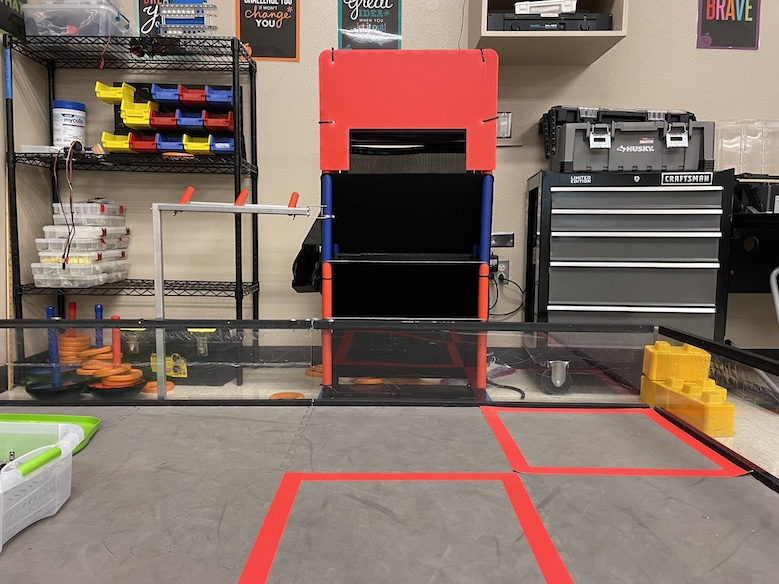
#> input picture red_goal.jpg, 779 x 584 px, given in place of IMG_1190.mov, which was not available
$ python main.py
#> lines starting #> are read from the running program, lines starting #| are printed output that depends on the picture; after the words box and inside, x2 and y2 are one past the last pixel; in counts of white or black regions, pixels touching at a corner belong together; pictures that were not available may be replaced by others from this repository, and a replacement may not be noted
import math
import time
from collections import deque
import cv2
import imutils
import numpy as np


def nothing(c):
    pass


class CVPipeline:
    red_lower_1 = (0, 120, 70)
    red_upper_1 = (10, 255, 255)

    red_lower_2 = (170, 120, 70)
    red_upper_2 = (180, 255, 255)

    blue_lower = (75, 40, 80)
    blue_upper = (120, 255, 255)

    edge_lower = 0
    edge_upper = 1

    text_color = (255, 255, 255)  # White
    vis_color = (0, 255, 0)  # Green
    contrails_color = (255, 0, 0)  # Blue
    pts = deque(maxlen=64)

    wnd = "Result"
    blur = 20
    iterations = 2
    scale = 100
    epsilon = 10
    visualization = 0
    steps = 0
    fps = 0
    zoom = 0

    ps_mask = None

    def __init__(self):
        self.create_trackbars()

    @staticmethod
    def get_mask_for_color(img, ranges, iterations):
        kernel_size = 3
        result_mask = None
        for pair in ranges:
            mask = cv2.inRange(img, pair[0], pair[1])
            mask = cv2.erode(mask, cv2.getStructuringElement(cv2.MORPH_CROSS, (kernel_size, kernel_size), (int(kernel_size/2), int(kernel_size/2))), iterations=iterations)
            mask = cv2.dilate(mask, cv2.getStructuringElement(cv2.MORPH_CROSS, (kernel_size, kernel_size), (int(kernel_size/2), int(kernel_size/2))), iterations=iterations)
            result_mask = mask if result_mask is None else cv2.add(result_mask, mask)

        return result_mask

    def create_trackbars(self):
        cv2.namedWindow(self.wnd, cv2.WINDOW_NORMAL)

        cv2.createTrackbar("Blur", self.wnd, self.blur, 100, nothing)
        cv2.createTrackbar("Iterations", self.wnd, self.iterations, 10, nothing)
        cv2.createTrackbar("Scale", self.wnd, self.scale, 200, nothing)
        cv2.createTrackbar("Steps", self.wnd, self.steps, 4, nothing)

    def update_trackbar_values(self):
        blur = cv2.getTrackbarPos("Blur", self.wnd)
        if blur % 2 == 0:
            self.blur = (blur + 1, blur + 1)
        else:
            self.blur = (blur, blur)
        self.iterations = max(1, cv2.getTrackbarPos("Iterations", self.wnd))
        self.scale = max(0.05, cv2.getTrackbarPos("Scale", self.wnd))
        self.steps = max(0, cv2.getTrackbarPos("Steps", self.wnd))

    def loop(self):
        use_still_image = False
        if not use_still_image:
            vid = cv2.VideoCapture('/Users/scott/Developer/eaglesfe_cv_sandbox/IMG_1190.mov')

        cv2.namedWindow(self.wnd, cv2.WINDOW_NORMAL)

        self.fps = 0
        frame_count = 0
        last_rate_update = None
        while True:
            # Update the values of the adjustment sliders
            self.update_trackbar_values()

            # Get a single frame
            if use_still_image:
                frame = cv2.imread("./red_goal2.jpg")
            else:
                ret, frame = vid.read()
#> frame is the input picture: shape (584, 779, 3); mean B, G, R 99.7, 109.7, 128.7

            if frame is None:
                vid = cv2.VideoCapture('/Users/scott/Developer/eaglesfe_cv_sandbox/IMG_1190.mov')
                continue

            frame = self.process_frame(frame)

            # Update framerate calculation
            frame_count += 1
            if last_rate_update is None or time.time() > last_rate_update + 1:
                self.fps = frame_count
                frame_count = 0
                last_rate_update = time.time()

            # Update the image on screen
            cv2.imshow(self.wnd, frame)
            if cv2.waitKey(1) & 0xFF == ord('q'):
                break

        if not use_still_image:
            vid.release()
        cv2.destroyAllWindows()

    # [36 lines left out: functions get_powershot_contours, get_contour_center, not called in this run]

    def process_frame(self, frame):
        # Resize image
        ratio = frame.shape[1] / frame.shape[0]
        width = int(frame.shape[1] * (self.scale / 100))
        dim = (width, int(width / ratio))
        frame = cv2.resize(frame, dim, interpolation=cv2.INTER_AREA)

        # Crop image
        start_row, start_col = int(width * self.zoom), int(dim[1] * self.zoom)
        end_row, end_col = int(width * (1 - self.zoom)), int(dim[0] * (1 - self.zoom))

        # start_row and start_col are the cordinates
        # from where we will start cropping
        # end_row and end_col is the end coordinates
        # where we stop
        frame = frame[start_row:end_row, start_col:end_col]

        # Blur image
        blurred = cv2.GaussianBlur(frame, self.blur, 0)

        # Convert to HSV
        hsv = cv2.cvtColor(blurred, cv2.COLOR_BGR2HSV)
#> hsv: shape (584, 779, 3); mean H, S, V 21.2, 52.5, 129.7
        gray = cv2.cvtColor(frame, cv2.COLOR_BGR2GRAY)

        # Create masks
        white_lower = (0, 0, 180)
        white_upper = (180, 30, 255)
        # [5 lines of commented-out code are left out]
        white_mask = self.get_mask_for_color(hsv, [(white_lower, white_upper)], self.iterations)
#> the loop in get_mask_for_color, `for pair in ranges:` made 1 pass
#> pass 1, in get_mask_for_color, `mask = cv2.inRange(img, pair[0], pair[1])`:
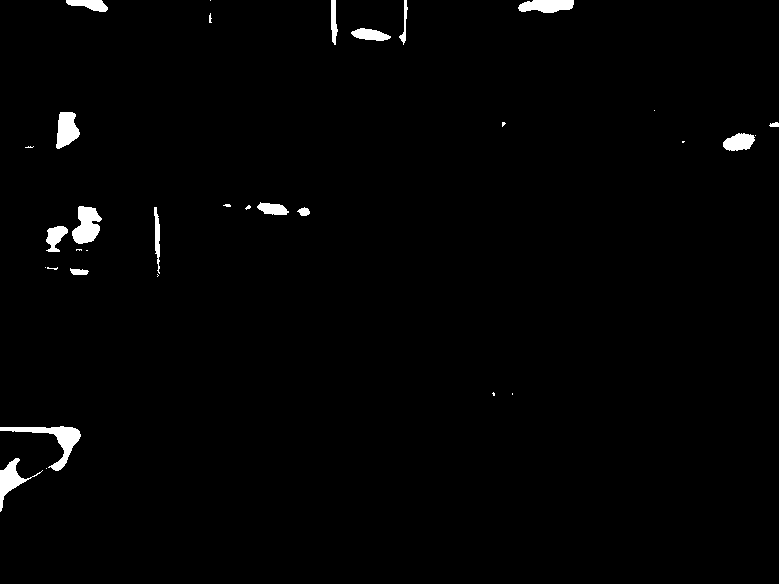
#> mask: shape (584, 779); 1.3% white; 33 white regions (16 under 20 px), largest, box (x1, y1, x2, y2) and area: (0, 426, 81, 471) 928, (72, 206, 102, 244) 754, (56, 112, 80, 149) 616
#> pass 1, in get_mask_for_color, `mask = cv2.dilate(mask, cv2.getStructuringElement(cv2.MORPH_CROSS, (ke..`:
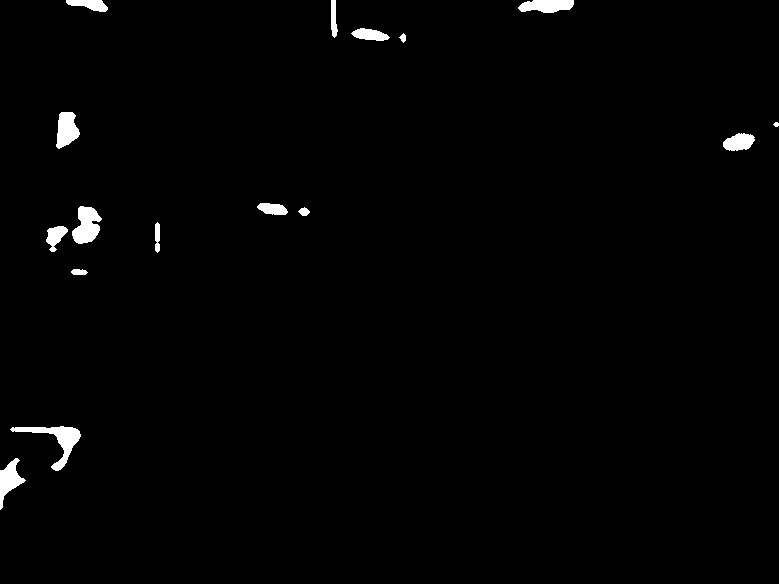
#> mask: shape (584, 779); 1.2% white; 16 white regions
        # [6 lines of commented-out code are left out]

        contours = cv2.findContours(white_mask, cv2.RETR_CCOMP, cv2.CHAIN_APPROX_SIMPLE)
#> contours = 16 contours, 1 with area under 20; largest, box (x1, y1, x2, y2) and area: (10, 426, 81, 471) 780, (72, 206, 102, 244) 692, (56, 112, 80, 149) 564, (0, 458, 26, 510) 519, (518, 0, 574, 13) 511
        contours = imutils.grab_contours(contours)

        for cnt in contours:
            hull = cv2.convexHull(cnt)
            cv2.drawContours(white_mask, [hull], 0, (255, 255, 255), -1)
#> this loop made 16 passes
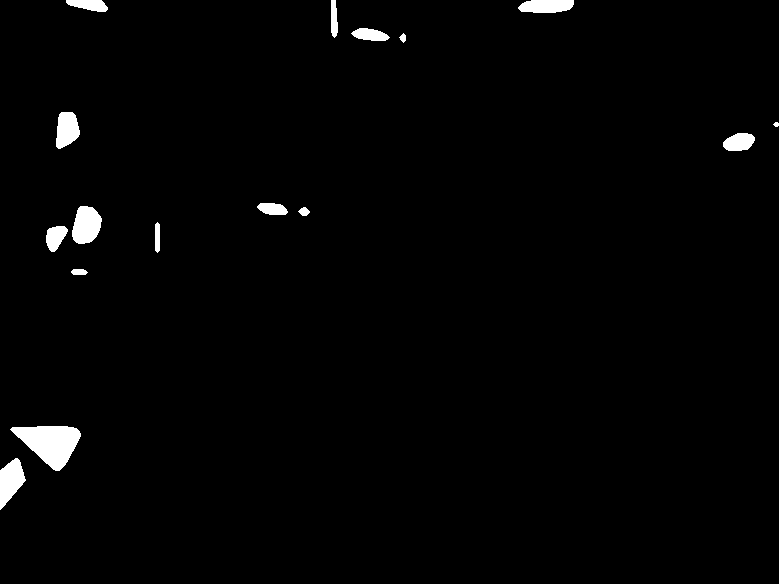
#> white_mask: shape (584, 779); 1.6% white; 16 white regions

        contours = cv2.findContours(white_mask, cv2.RETR_CCOMP, cv2.CHAIN_APPROX_SIMPLE)
#> contours = 16 contours, 1 with area under 20; largest, box (x1, y1, x2, y2) and area: (10, 426, 81, 471) 1804, (72, 206, 102, 244) 816, (0, 458, 26, 510) 752, (56, 112, 80, 149) 622, (518, 0, 574, 13) 563
        contours = imutils.grab_contours(contours)

        goal_contour = None
        if len(contours) > 0:
            goal_contour = max(contours, key=lambda x: CVPipeline.get_goal_confidence(x, frame))

        if goal_contour is not None and CVPipeline.get_goal_confidence(goal_contour, frame) >= 65:
            goal_center = CVPipeline.get_contour_center(goal_contour)
            if goal_center is not None:
                self.goal_contour = goal_contour
                self.draw_goal(frame, goal_contour)
                self.draw_powershot(frame, self.get_powershot_contours(hsv, goal_contour))
        elif self.goal_contour is not None:
            self.draw_goal(frame, self.goal_contour)

        # Combine multiple Mats (the various steps)
        result_frame = [frame, self.ps_mask, cv2.cvtColor(white_mask, cv2.COLOR_GRAY2BGR), white_mask, hsv][self.steps]

        # Frame rate
        cv2.putText(result_frame, "FPS: {fps}".format(fps=self.fps), (25, 25), cv2.FONT_HERSHEY_SIMPLEX, 0.5, self.text_color, 2, cv2.LINE_AA)

        return result_frame

    # [82 lines left out: functions draw_powershot, draw_goal, not called in this run]

    @staticmethod
    def get_goal_confidence(goal_contour, frame):
        x, y, w, h = cv2.boundingRect(goal_contour)
#> x = 0; y = 458; w = 26; h = 52
        if h == 0:
            return 0
        rect_area = w * h
#> rect_area = 1352
        area = cv2.contourArea(goal_contour)
#> area = 752.5

        # Aspect Ratio Confidence
        aspect_ratio_confidence = 1 - (abs(math.sqrt(2) - w / h) / math.sqrt(2)) # 0 -> 1
#> aspect_ratio_confidence = 0.354

        # Solidity Confidence
        solidity_confidence = float(area) / rect_area # 0 -> 1
#> solidity_confidence = 0.557

        # Size Confidence
        total_size = frame.shape[0] * frame.shape[1]
        expected_size = total_size * 0.01
        actual_size = area
#> actual_size = 752.5
        size_difference = abs(expected_size - actual_size)
#> size_difference = 3796.9
        size_confidence = 1 - size_difference / max(expected_size, actual_size)
#> size_confidence = 0.165

        # Adjacency Confidence
        inch = int(w / 11)
#> inch = 2
        left = int(x - (3 * inch))
#> left = -6
        right = int(x + w + (3 * inch))
#> right = 32
        vertical_center = int(y + h/2)
#> vertical_center = 484
        bl, gl, rl = frame[vertical_center][min(frame.shape[1] - 1, max(1, left))]
#> bl = 225; gl = 223; rl = 223
        br, gr, rr = frame[vertical_center][min(frame.shape[1] - 1, max(1, right))]
#> br = 171; gr = 168; rr = 170
        cv2.circle(frame, (left, vertical_center), 5, (0,255,0), -1)
        cv2.circle(frame, (right, vertical_center), 5, (0,255,0), -1)
#> frame: shape (584, 779, 3); 0.02% of pixels changed, all inside (x1, y1, x2, y2) = (27, 479, 38, 490)

        adjacency_confidence = 0.0
        if math.isclose(rl, rr, rel_tol=10) and rl > 210 and bl < 100 and gl < 50:
            adjacency_confidence = 1.0

        total = aspect_ratio_confidence + solidity_confidence + size_confidence + adjacency_confidence
#> total = 1.08
        # if (total > 3):
        #      print(bl, gl, rl, aspect_ratio_confidence, solidity_confidence, size_confidence, adjacency_confidence, total)

        confidence = (total / 4) * 100
#> confidence = 26.89
        return confidence

    # [18 lines left out: functions is_entirely_in_frame, get_mean_color, not called in this run]


if __name__ == "__main__":
    pipeline = CVPipeline()
    pipeline.loop()
#> in get_goal_confidence (call 5), `x, y, w, h = cv2.boundingRect(goal_contour)`: x = 155; y = 222; w = 5; h = 31
#> in get_goal_confidence (call 5), `rect_area = w * h`: rect_area = 155
#> in get_goal_confidence (call 5), `area = cv2.contourArea(goal_contour)`: area = 112
#> in get_goal_confidence (call 5), `aspect_ratio_confidence = 1 - (abs(math.sqrt(2) - w / h) / math.sqrt(2))`: aspect_ratio_confidence = 0.114
#> in get_goal_confidence (call 5), `solidity_confidence = float(area) / rect_area`: solidity_confidence = 0.723
#> in get_goal_confidence (call 5), `actual_size = area`: actual_size = 112
#> in get_goal_confidence (call 5), `size_difference = abs(expected_size - actual_size)`: size_difference = 4437.4
#> in get_goal_confidence (call 5), `size_confidence = 1 - size_difference / max(expected_size, actual_size)`: size_confidence = 0.0246
#> in get_goal_confidence (call 5), `inch = int(w / 11)`: inch = 0
#> in get_goal_confidence (call 5), `left = int(x - (3 * inch))`: left = 155
#> in get_goal_confidence (call 5), `right = int(x + w + (3 * inch))`: right = 160
#> in get_goal_confidence (call 5), `vertical_center = int(y + h/2)`: vertical_center = 237
#> in get_goal_confidence (call 5), `bl, gl, rl = frame[vertical_center][min(frame.shape[1] - 1, max(1, lef..`: bl = 190; gl = 200; rl = 210
#> in get_goal_confidence (call 5), `br, gr, rr = frame[vertical_center][min(frame.shape[1] - 1, max(1, rig..`: br = 145; gr = 151; rr = 162
#> in get_goal_confidence (call 5), `cv2.circle(frame, (left, vertical_center), 5, (0,255,0), -1)`:
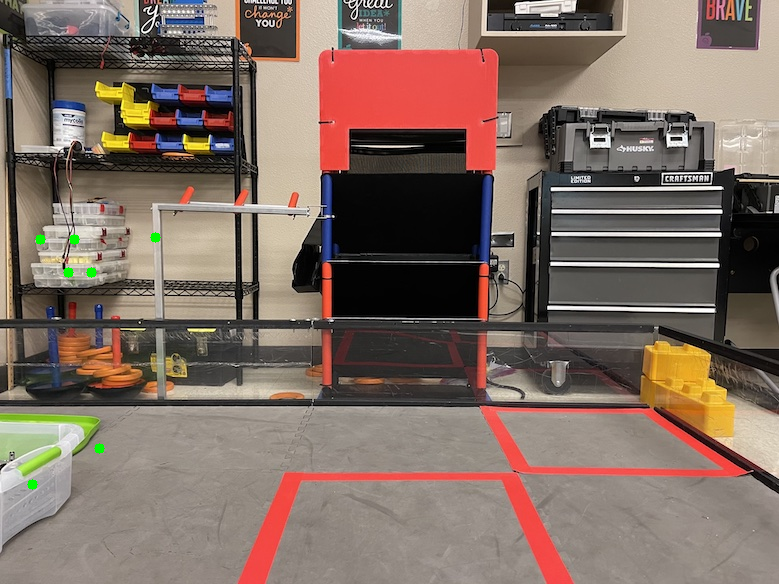
#> frame: shape (584, 779, 3); mean B, G, R 99.5, 109.8, 128.5
#> in get_goal_confidence (call 5), `total = aspect_ratio_confidence + solidity_confidence + size_confidenc..`: total = 0.861
#> in get_goal_confidence (call 5), `confidence = (total / 4) * 100`: confidence = 21.53
#> in get_goal_confidence (call 8), `x, y, w, h = cv2.boundingRect(goal_contour)`: x = 257; y = 203; w = 31; h = 12
#> in get_goal_confidence (call 8), `rect_area = w * h`: rect_area = 372
#> in get_goal_confidence (call 8), `area = cv2.contourArea(goal_contour)`: area = 257.5
#> in get_goal_confidence (call 8), `aspect_ratio_confidence = 1 - (abs(math.sqrt(2) - w / h) / math.sqrt(2))`: aspect_ratio_confidence = 0.173
#> in get_goal_confidence (call 8), `solidity_confidence = float(area) / rect_area`: solidity_confidence = 0.692
#> in get_goal_confidence (call 8), `actual_size = area`: actual_size = 257.5
#> in get_goal_confidence (call 8), `size_difference = abs(expected_size - actual_size)`: size_difference = 4291.9
#> in get_goal_confidence (call 8), `size_confidence = 1 - size_difference / max(expected_size, actual_size)`: size_confidence = 0.0566
#> in get_goal_confidence (call 8), `left = int(x - (3 * inch))`: left = 251
#> in get_goal_confidence (call 8), `right = int(x + w + (3 * inch))`: right = 294
#> in get_goal_confidence (call 8), `vertical_center = int(y + h/2)`: vertical_center = 209
#> in get_goal_confidence (call 8), `bl, gl, rl = frame[vertical_center][min(frame.shape[1] - 1, max(1, lef..`: bl = 175; gl = 174; rl = 176
#> in get_goal_confidence (call 8), `br, gr, rr = frame[vertical_center][min(frame.shape[1] - 1, max(1, rig..`: br = 0; gr = 255; rr = 0
#> in get_goal_confidence (call 8), `cv2.circle(frame, (right, vertical_center), 5, (0,255,0), -1)`:
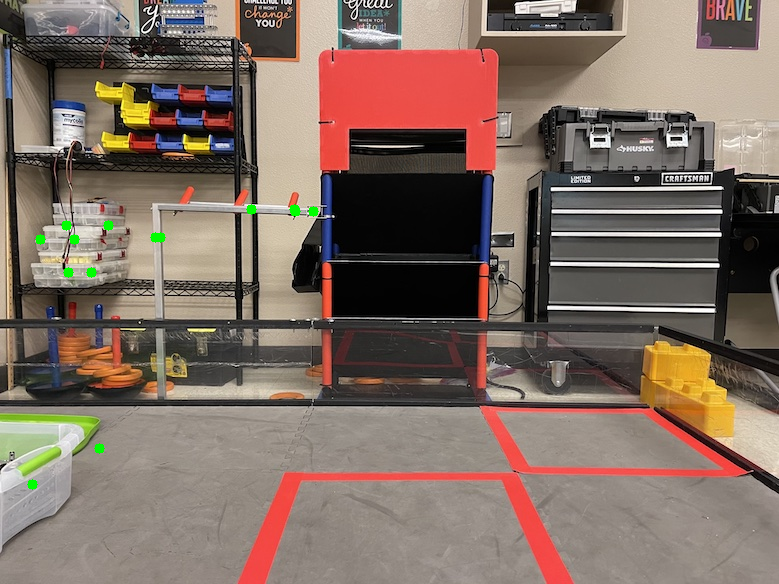
#> frame: shape (584, 779, 3); mean B, G, R 99.3, 109.9, 128.3
#> in get_goal_confidence (call 8), `total = aspect_ratio_confidence + solidity_confidence + size_confidenc..`: total = 0.922
#> in get_goal_confidence (call 8), `confidence = (total / 4) * 100`: confidence = 23.05
#> in get_goal_confidence (call 12), `x, y, w, h = cv2.boundingRect(goal_contour)`: x = 399; y = 33; w = 7; h = 10
#> in get_goal_confidence (call 12), `rect_area = w * h`: rect_area = 70
#> in get_goal_confidence (call 12), `area = cv2.contourArea(goal_contour)`: area = 33
#> in get_goal_confidence (call 12), `aspect_ratio_confidence = 1 - (abs(math.sqrt(2) - w / h) / math.sqrt(2))`: aspect_ratio_confidence = 0.495
#> in get_goal_confidence (call 12), `solidity_confidence = float(area) / rect_area`: solidity_confidence = 0.471
#> in get_goal_confidence (call 12), `actual_size = area`: actual_size = 33
#> in get_goal_confidence (call 12), `size_difference = abs(expected_size - actual_size)`: size_difference = 4516.4
#> in get_goal_confidence (call 12), `size_confidence = 1 - size_difference / max(expected_size, actual_size)`: size_confidence = 0.00725
#> in get_goal_confidence (call 12), `inch = int(w / 11)`: inch = 0
#> in get_goal_confidence (call 12), `left = int(x - (3 * inch))`: left = 399
#> in get_goal_confidence (call 12), `right = int(x + w + (3 * inch))`: right = 406
#> in get_goal_confidence (call 12), `vertical_center = int(y + h/2)`: vertical_center = 38
#> in get_goal_confidence (call 12), `bl, gl, rl = frame[vertical_center][min(frame.shape[1] - 1, max(1, lef..`: bl = 238; gl = 236; rl = 218
#> in get_goal_confidence (call 12), `br, gr, rr = frame[vertical_center][min(frame.shape[1] - 1, max(1, rig..`: br = 177; gr = 194; rr = 207
#> in get_goal_confidence (call 12), `cv2.circle(frame, (right, vertical_center), 5, (0,255,0), -1)`:
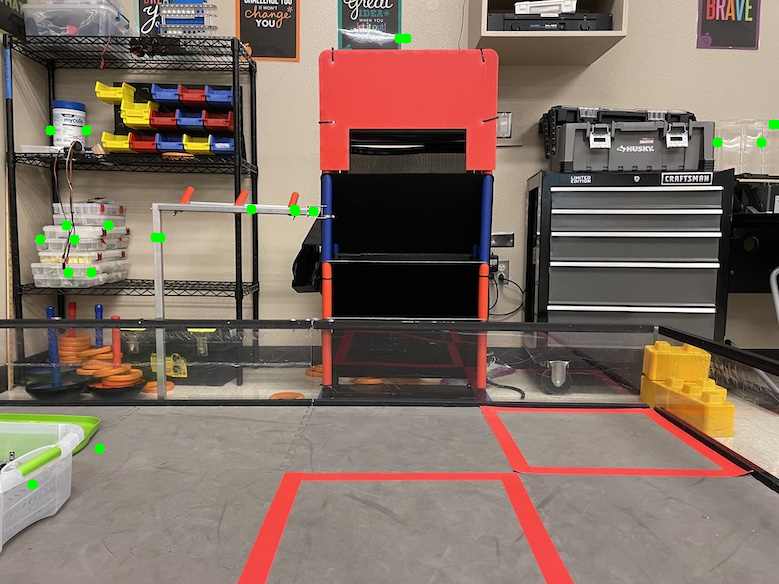
#> frame: shape (584, 779, 3); mean B, G, R 99.1, 110, 128.1
#> in get_goal_confidence (call 12), `total = aspect_ratio_confidence + solidity_confidence + size_confidenc..`: total = 0.974
#> in get_goal_confidence (call 12), `confidence = (total / 4) * 100`: confidence = 24.34
#> in get_goal_confidence (call 16), `x, y, w, h = cv2.boundingRect(goal_contour)`: x = 66; w = 42; h = 12
#> in get_goal_confidence (call 16), `rect_area = w * h`: rect_area = 504
#> in get_goal_confidence (call 16), `area = cv2.contourArea(goal_contour)`: area = 311.5
#> in get_goal_confidence (call 16), `aspect_ratio_confidence = 1 - (abs(math.sqrt(2) - w / h) / math.sqrt(2))`: aspect_ratio_confidence = -0.475
#> in get_goal_confidence (call 16), `solidity_confidence = float(area) / rect_area`: solidity_confidence = 0.618
#> in get_goal_confidence (call 16), `actual_size = area`: actual_size = 311.5
#> in get_goal_confidence (call 16), `size_difference = abs(expected_size - actual_size)`: size_difference = 4237.9
#> in get_goal_confidence (call 16), `size_confidence = 1 - size_difference / max(expected_size, actual_size)`: size_confidence = 0.0685
#> in get_goal_confidence (call 16), `inch = int(w / 11)`: inch = 3
#> in get_goal_confidence (call 16), `left = int(x - (3 * inch))`: left = 57
#> in get_goal_confidence (call 16), `right = int(x + w + (3 * inch))`: right = 117
#> in get_goal_confidence (call 16), `vertical_center = int(y + h/2)`: vertical_center = 6
#> in get_goal_confidence (call 16), `bl, gl, rl = frame[vertical_center][min(frame.shape[1] - 1, max(1, lef..`: bl = 175; gl = 174; rl = 183
#> in get_goal_confidence (call 16), `br, gr, rr = frame[vertical_center][min(frame.shape[1] - 1, max(1, rig..`: br = 154; gr = 156; rr = 166
#> in get_goal_confidence (call 16), `cv2.circle(frame, (left, vertical_center), 5, (0,255,0), -1)`:
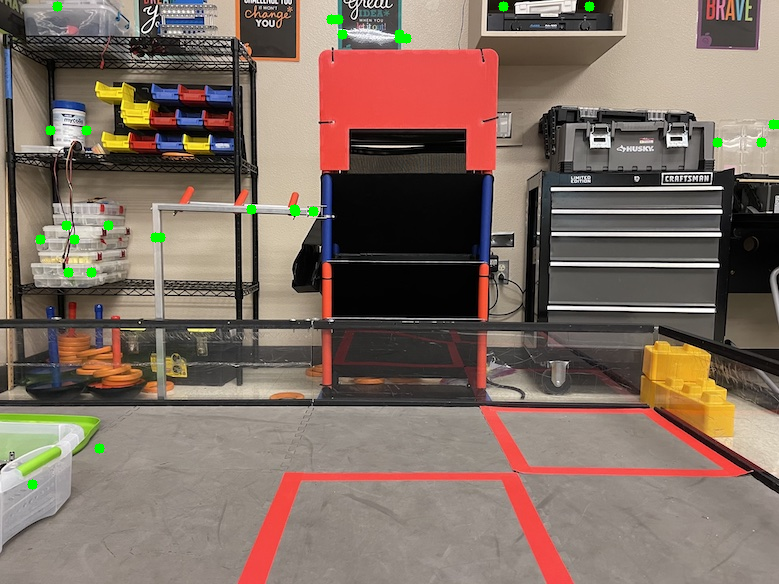
#> frame: shape (584, 779, 3); mean B, G, R 99, 110.1, 127.9
#> in get_goal_confidence (call 16), `total = aspect_ratio_confidence + solidity_confidence + size_confidenc..`: total = 0.212
#> in get_goal_confidence (call 16), `confidence = (total / 4) * 100`: confidence = 5.29
#> in process_frame, `goal_contour = max(contours, key=lambda x: CVPipeline.get_goal_confide..`: goal_contour = contour of 49 points, box (x1, y1, x2, y2) (10, 426, 81, 471), area 1804
#> (the run stopped early here; a loop or call above may not have finished)
